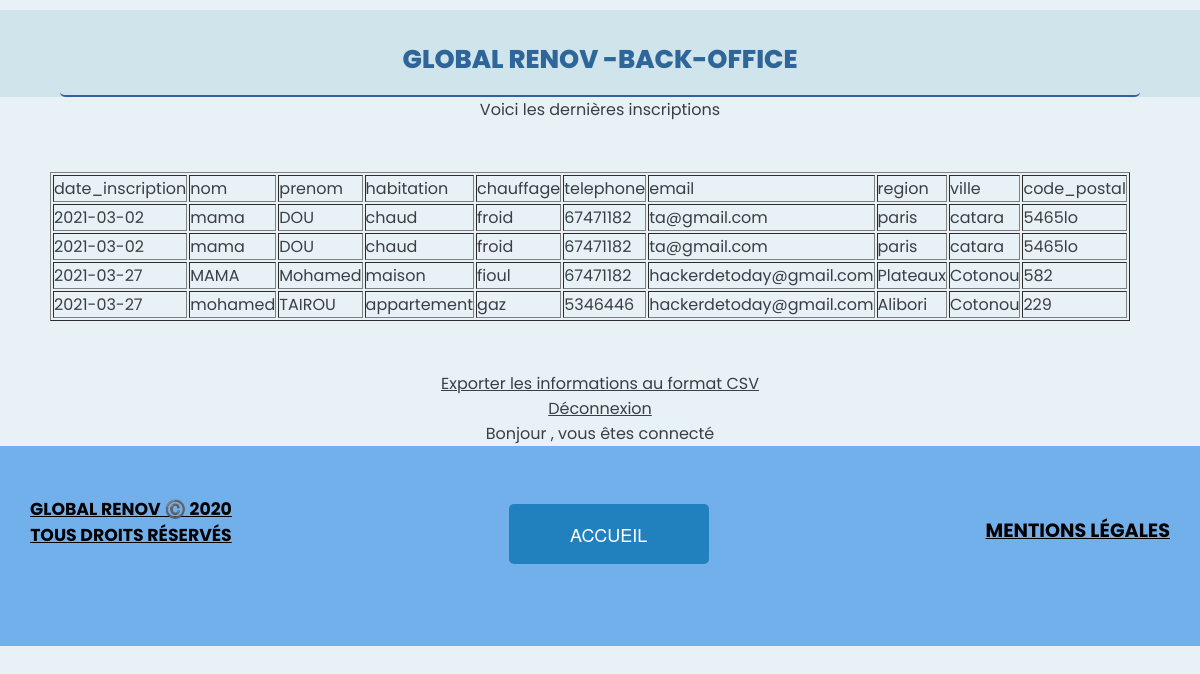
Page /back-office/back_office.php on the committed database.
### tables this page shows
CREATE TABLE `informations` (
  `id` int(11) NOT NULL,
  `date_inscription` date NOT NULL DEFAULT current_timestamp(),
  `nom` varchar(255) NOT NULL,
  `prenom` varchar(255) NOT NULL,
  `email` varchar(320) NOT NULL,
  `telephone` int(10) NOT NULL,
  `habitation` varchar(255) NOT NULL,
  `chauffage` varchar(255) NOT NULL,
  `region` varchar(255) NOT NULL,
  `ville` varchar(255) NOT NULL,
  `code_postal` varchar(10) NOT NULL
);

### back-office/back_office.php (the view, shortened to what this page needs)
<head>
    <link rel="stylesheet" href="../assets/sass/css/style.css">
    <link rel="stylesheet" href="https://use.fontawesome.com/releases/v5.15.1/css/all.css">
</head>
<body>
    <div class="top">
        <h1 class="title">
            GLOBAL RENOV -BACK-OFFICE
        </h1>
    </div>
    <?php
    try {
        $bdd = new PDO('mysql:host=globamyglobal.mysql.db;dbname=globamyglobal;charset=utf8', 'globamyglobal', 'SPBPNNWts3PuGeF1');
    } catch (Exception $e) {
        die('Erreur : ' . $e->getMessage());
    }
    echo "Voici les dernières inscriptions"; ?> <br>
    <?php
    $reponse = $bdd->query('SELECT date_inscription, nom, prenom, habitation, chauffage, telephone,
                                email, region, ville, code_postal FROM informations');
    echo "<table border='1' style=margin:50px auto 50px auto;>";
    echo "<tr><td>date_inscription</td><td>nom</td><td>prenom</td><td>habitation</td><td>chauffage</td><td>telephone</td>
        <td>email</td><td>region</td><td>ville</td><td>code_postal</td></tr>\n";
    while ($donnees = $reponse->fetch()) {
        echo "<tr>
        <td>{$donnees['date_inscription']}</td>
        <td>{$donnees['nom']}</td>
        <td>{$donnees['prenom']}</td>
        <td>{$donnees['habitation']}</td>
        <td>{$donnees['chauffage']}</td>
        <td>{$donnees['telephone']}</td>
        <td>{$donnees['email']}</td>
        <td>{$donnees['region']}</td>
        <td>{$donnees['ville']}</td>
        <td>{$donnees['code_postal']}</td></tr>\n";
    }
    echo "</table>";
    ?>
    <a href="csv.php"> Exporter les informations au format CSV </a>
    <div id="content">
        <a href='back_office.php?deconnexion=true'><span>Déconnexion</span></a>
        <?php
        if (isset($_GET['deconnexion'])) {
            if ($_GET['deconnexion'] == true) {
                session_unset();
                header("location:index.php");
            }
        } else if ($_SESSION['username'] !== "") {
            $user = $_SESSION['username'];
            echo "<br>Bonjour $user, vous êtes connecté";
        }
        ?>
    </div>
    <footer class="footer">
        <a href="#" class="footer__text">
            Global Renov ©️ 2020 <br> Tous droits réservés
        </a>
        <div class="footer__bouton">
            <br>
            <br>
            <a href="index.php" class="footer-btn-link">
                <button class="footer-btn">
                    Accueil
                </button>
            </a>
        </div>
        <div class="footer__disclaimer">
            <a href="mentions.php">Mentions légales</a>
        </div>
    </footer>
</body>

### assets/sass/css/style.css (style rules this page uses)
* { margin: 0; padding: 0; outline: none; font-family: "Poppins", sans-serif; color: #3a3f44; }
body { display: block; align-items: center; text-align: center; justify-content: center; background-color: #E8F1F6; }
.top { background-color: #d0e4eb; height: auto; margin: 0; }
.top h1 { margin: 10px auto 0 auto; border-radius: 5px; height: 55px; text-transform: uppercase; border-bottom: 2px #2E669A solid; text-align: center; vertical-align: middle; padding-top: 30px; font-size: 1.6em; width: 90%; font-weight: 800; color: #2E669A; }
.footer { width: 100%; display: flex; flex-direction: row; justify-content: space-between; height: 200px; background-color: #72b0eb; font-size: 1.2em; color: white; bottom: 0; }
.footer__text { float: left; text-transform: uppercase; font-size: 0.9em; color: black; font-weight: bold; cursor: pointer; margin: 50px auto auto 30px; }
.footer__bouton { display: block; width: 60%; background-color: #72b0eb; border: none; text-align: center; }
.footer__bouton .footer-btn-link { color: white; }
.footer__bouton .footer-btn-link .footer-btn { width: 200px; font-size: 18px; height: 60px; background-color: #2181BE; color: white; box-shadow: 2px 2px 1px 1px #72b0eb; cursor: pointer; border: none; border-radius: 5px; font-family: "Helvetica Neue"; text-transform: uppercase; margin-top: 0; }
.footer__disclaimer { float: right; cursor: pointer; margin: 70px 30px auto auto; }
.footer__disclaimer a { font-weight: bold; text-transform: uppercase; color: black; }
@media screen and (min-width: 1024px) and (max-width: 1279px) { body { width: 100%; } }

### rows in the picture
informations: date_inscription "2021-03-02", nom "mama", prenom "DOU", habitation "chaud", chauffage "froid", telephone "67471182", email "ta@gmail.com", region "paris", ville "catara", code_postal "5465lo"
informations: date_inscription "2021-03-02", nom "mama", prenom "DOU", habitation "chaud", chauffage "froid", telephone "67471182", email "ta@gmail.com", region "paris", ville "catara", code_postal "5465lo"
informations: date_inscription "2021-03-27", nom "MAMA", prenom "Mohamed", habitation "maison", chauffage "fioul", telephone "67471182", email "hackerdetoday@gmail.com", region "Plateaux", ville "Cotonou", code_postal "582"
informations: date_inscription "2021-03-27", nom "mohamed", prenom "TAIROU", habitation "appartement", chauffage "gaz", telephone "5346446", email "hackerdetoday@gmail.com", region "Alibori", ville "Cotonou", code_postal "229"
